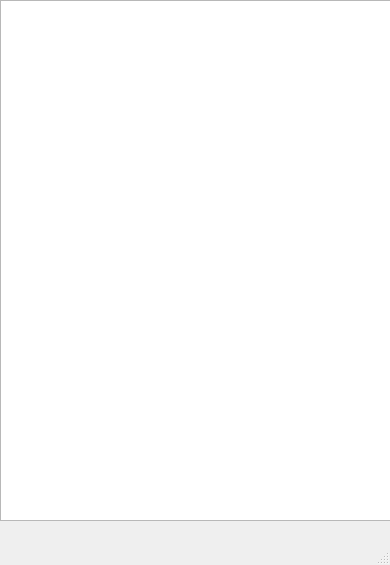
<?xml version="1.0" encoding="UTF-8"?>
<ui version="4.0">
 <class>displaymenu</class>
 <widget class="QMainWindow" name="displaymenu">
  <property name="geometry">
   <rect>
    <x>0</x>
    <y>0</y>
    <width>390</width>
    <height>565</height>
   </rect>
  </property>
  <property name="windowTitle">
   <string>MainWindow</string>
  </property>
  <widget class="QWidget" name="centralwidget">
   <widget class="QTextBrowser" name="printTextBrowser">
    <property name="geometry">
     <rect>
      <x>0</x>
      <y>0</y>
      <width>391</width>
      <height>521</height>
     </rect>
    </property>
   </widget>
  </widget>
  <widget class="QMenuBar" name="menubar">
   <property name="geometry">
    <rect>
     <x>0</x>
     <y>0</y>
     <width>390</width>
     <height>21</height>
    </rect>
   </property>
  </widget>
  <widget class="QStatusBar" name="statusbar"/>
 </widget>
 <resources/>
 <connections/>
</ui>
